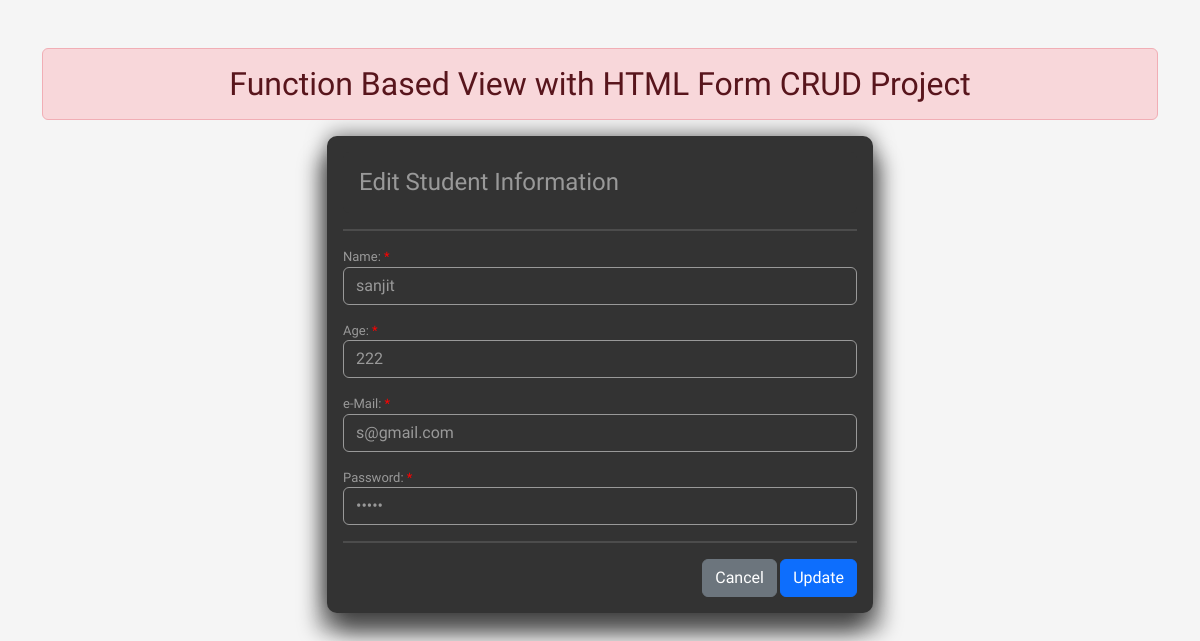
The app's page /app2/update8 with its own data.
### Modal_app_2/models.py (models this page shows)
class Student(models.Model):
    ID = models.AutoField(primary_key=True)
    Name  = models.CharField(max_length=100)
    Age = models.IntegerField()
    E_mail = models.EmailField(max_length=100)
    password = models.CharField(max_length=100)

### Modal_app_2/views.py (the view)
# urls.py: path('update<int:id>',views.update_record,name='app_update'),
def update_record(request, id):
    if request.method == 'POST':
        name = request.POST.get('upd_Name')
        age = request.POST.get('upd_Age')
        e_mail = request.POST.get('upd_E_mail')
        password = request.POST.get('upd_Password')
        stu_obj = Student()
        stu_obj.Name = name
        stu_obj.Age = age
        stu_obj.E_mail = e_mail
        stu_obj.password = password
        stu_obj.ID = id
        stu_obj.save()
        messages.success(request, 'record updated Successfully')
        return redirect('App_home')
    else:
        stu_obj = Student.objects.get(pk=id)
        context = {'stu': stu_obj}
        return render(request, template_name='Modal_app_2/updateForm.html', context=context )

### Modal_app_2/templates/Modal_app_2/updateForm.html (shortened to what this page needs)
{% extends 'Modal_app_2/base.html' %}
{% block content %}
{% load static %}
{% if stu %}
<div class="row d-flex justify-content-center" data-bs-theme="">
    <div class="col-sm-6">
        <div class="myForm">
            <h4 class="text-left alert alert-info">
                Edit Student Information
            </h4>
            <hr class="new1">
            <form action="" method="POST" autocomplete="off">
                <p class="form-group">
                    <label for="txt_upd_Name">Name:<span class="mandatory"></span></label>
                    <input class="form-control" id="txt_upd_Name" maxlength="100" name="upd_Name" type="text" value="{{stu.Name}}" required>
                </p>
                <p class="form-group">
                    <label for="txt_upd_Age">Age:<span class="mandatory"></span></label>
                    <input class="form-control" id="txt_upd_Age" maxlength="100" name="upd_Age" type="text" value="{{stu.Age}}" required>
                </p>
                <p class="form-group">
                    <label for="txt_upd_E_mail">e-Mail:<span class="mandatory"></span></label>
                    <input class="form-control" id="txt_upd_E_mail" maxlength="300" name="upd_E_mail" type="email" value="{{stu.E_mail}}" required>
                </p>
                <p class="form-group">
                    <label for="txt_upd_Password">Password:<span class="mandatory"></span></label>
                    <input class="form-control" id="txt_upd_Password" maxlength="50" name="upd_Password" type="password" value="{{stu.password}}" required>
                </p>
                <hr class="new1">
                <div class="form-group text-end">
                    <button type="button" class="btn btn-secondary" onclick="window.location.href = '{% url 'App_home' %}';">Cancel</button>
                    <button type="submit" class="btn btn-primary">Update</button>
                </div>
            </form>
        </div>
    </div>
</div>
{% endif %}
{% endblock content %}

### Modal_app_2/static/Modal_app_2/css/custom.css (style rules this page uses)
body { color: #566787; background: #f5f5f5; font-family: 'Varela Round', sans-serif; font-size: 13px; }
.mandatory::after { content: " *"; color: red; }
.myForm { padding: 1rem; background: #333; box-shadow: 10px 20px 20px 0 rgba(0, 0, 0, 0.4), -10px 20px 20px 0 rgba(0, 0, 0, 0.4), 0 -2px 20px 0 rgba(0, 0, 0, 0.5); border-radius: 10px; }
.myForm h4 { background-color: #333; color: #999; border: none; }
.myForm hr.new1 { padding: 0; width: 100%; border: 1px solid #999; }
.myForm input[type=text] { background-color: #333; color: #999; border: 1px solid #999; }
.myForm input[type=email] { background-color: #333; color: #999; border: 1px solid #999; }
.myForm input[type=password] { background-color: #333; color: #999; border: 1px solid #999; }
.myForm label { color: #999; }

### records on screen
Student: upd_Name "sanjit", upd_Age "222", upd_E_mail "s@gmail.com"
